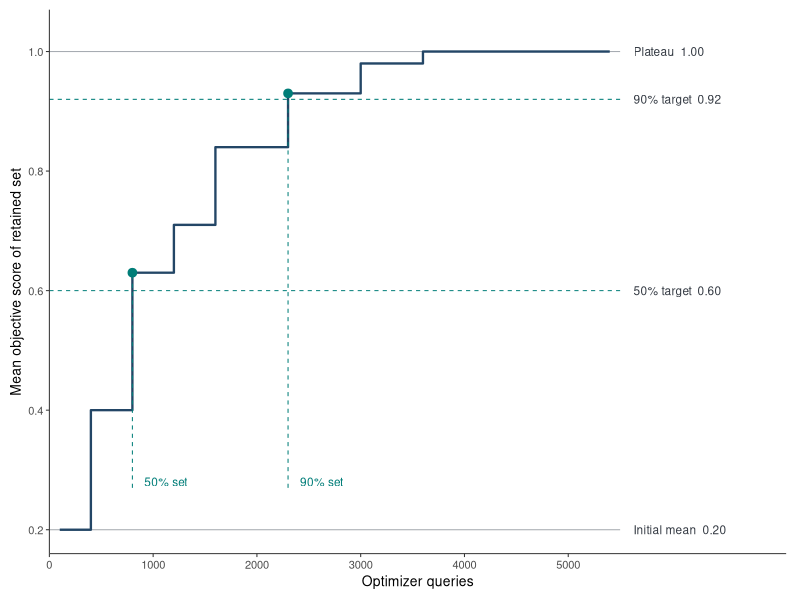
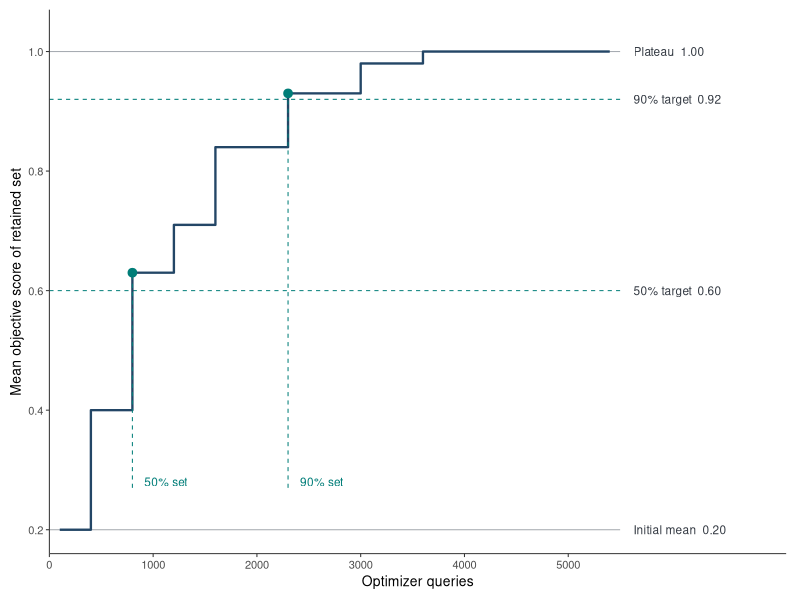

Recreate these plots in R, in order.
# Rebuild the illustrative figure in docs/gain-fraction.md.
library(ggplot2)

args <- commandArgs(trailingOnly = TRUE)
output <- if (length(args)) args[[1]] else "docs/assets/gain-fraction.png"

history <- data.frame(
  queries = c(100, 400, 800, 1200, 1600, 2300, 3000, 3600, 4500, 5400),
  mean_score = c(0.20, 0.40, 0.63, 0.71, 0.84, 0.93, 0.98, 1, 1, 1)
)
initial <- history$mean_score[1]
plateau <- tail(history$mean_score, 1)
targets <- initial + c(0.5, 0.9) * (plateau - initial)
first_hit <- vapply(targets, function(value) which(history$mean_score >= value)[1], integer(1))
selected <- transform(history[first_hit, ], target = targets, label = c("50% set", "90% set"))
labels <- data.frame(
  y = c(plateau, rev(targets), initial),
  label = c("Plateau  1.00", "90% target  0.92", "50% target  0.60", "Initial mean  0.20")
)

accent <- "#007D78"
trace_color <- "#234666"
figure <- ggplot(history, aes(queries, mean_score)) +
  annotate("segment", x = 0, xend = 5500, y = c(initial, plateau),
           yend = c(initial, plateau), linewidth = 0.35, colour = "#A7ACB2") +
  geom_segment(data = selected, aes(x = 0, xend = 5500, y = target, yend = target),
               inherit.aes = FALSE, linewidth = 0.35, linetype = "dashed", colour = accent) +
  geom_step(linewidth = 0.8, colour = trace_color) +
  geom_segment(data = selected, aes(xend = queries, y = 0.27, yend = mean_score),
               linewidth = 0.35, linetype = "dashed", colour = accent) +
  geom_point(data = selected, size = 2.6, colour = accent) +
  geom_text(data = selected, aes(x = queries + 115, y = 0.28, label = label),
            inherit.aes = FALSE, colour = accent, hjust = 0, size = 3, family = "sans") +
  geom_text(data = labels, aes(x = 5630, y = y, label = label),
            inherit.aes = FALSE, colour = "#343A43", hjust = 0, size = 3, family = "sans") +
  scale_x_continuous(breaks = seq(0, 5000, 1000), limits = c(0, 7100), expand = c(0, 0)) +
  scale_y_continuous(breaks = seq(0.2, 1, 0.2), limits = c(0.16, 1.07), expand = c(0, 0)) +
  labs(x = "Optimizer queries", y = "Mean objective score of retained set") +
  theme_classic(base_size = 10, base_family = "sans") +
  theme(axis.line = element_line(linewidth = 0.35, colour = "#333333"),
        axis.ticks = element_line(linewidth = 0.35, colour = "#333333"),
        plot.margin = margin(7, 10, 7, 7))

# The optional PDF review copy uses the same dimensions as the documentation image.
ggsave(output, figure, width = 165, height = 86, units = "mm", dpi = 300, bg = "white")
if (length(args) > 1) {
  ggsave(paste0(args[[2]], ".pdf"), figure, device = grDevices::pdf, width = 165,
         height = 86, units = "mm", bg = "white", useDingbats = FALSE)
}
